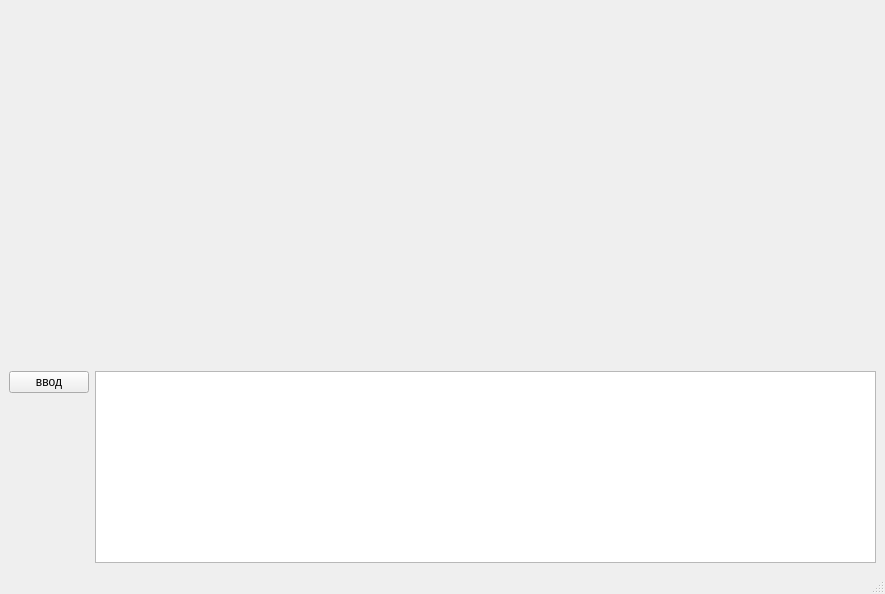
<?xml version="1.0" encoding="UTF-8"?>
<ui version="4.0">
 <class>MainWindow</class>
 <widget class="QMainWindow" name="MainWindow">
  <property name="geometry">
   <rect>
    <x>0</x>
    <y>0</y>
    <width>885</width>
    <height>594</height>
   </rect>
  </property>
  <property name="windowTitle">
   <string>MainWindow</string>
  </property>
  <widget class="QWidget" name="centralwidget">
   <layout class="QFormLayout" name="formLayout">
    <item row="0" column="0" colspan="2">
     <widget class="QLabel" name="label">
      <property name="text">
       <string/>
      </property>
     </widget>
    </item>
    <item row="2" column="1">
     <widget class="QTextEdit" name="textEdit"/>
    </item>
    <item row="2" column="0">
     <widget class="QPushButton" name="pushButton">
      <property name="text">
       <string>ввод</string>
      </property>
     </widget>
    </item>
   </layout>
  </widget>
  <widget class="QMenuBar" name="menubar">
   <property name="geometry">
    <rect>
     <x>0</x>
     <y>0</y>
     <width>885</width>
     <height>27</height>
    </rect>
   </property>
  </widget>
  <widget class="QStatusBar" name="statusbar"/>
 </widget>
 <resources/>
 <connections/>
</ui>
